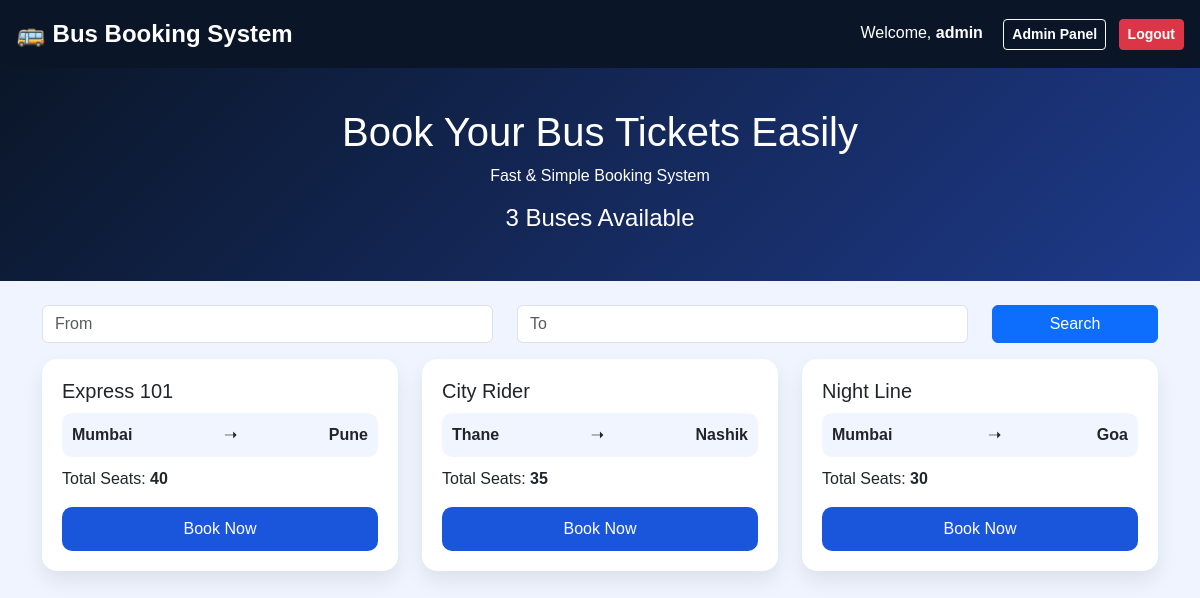
The page / (signed in) on the database its author committed.
### tables this page shows
CREATE TABLE IF NOT EXISTS buses (
    id INT AUTO_INCREMENT PRIMARY KEY,
    bus_name VARCHAR(100),
    source VARCHAR(100),
    destination VARCHAR(100),
    seats INT
);

### index.php (the view, shortened to what this page needs)
<?php
$host = "localhost";
$user = "root";
$pass = "";
$db   = "bus_booking";
$conn = new mysqli($host, $user, $pass, $db);
$query = "SELECT * FROM buses";
$result = $conn->query($query);
$buses = [];
if ($result && $result->num_rows > 0) {
    $buses = $result->fetch_all(MYSQLI_ASSOC);
}
$totalBuses = count($buses);
?>
<!DOCTYPE html>
<html lang="en">
<head>
<link href="https://cdn.jsdelivr.net/npm/bootstrap@5.3.3/dist/css/bootstrap.min.css" rel="stylesheet">
</head>
<body>
<div class="navbar p-3 d-flex justify-content-between">
    <a href="index.php" class="fs-4">🚌 Bus Booking System</a>
    <div>
        <?php if(isset($_SESSION['user_id'])): ?>
            <span class="text-white me-3">Welcome, <b><?= htmlspecialchars($_SESSION['username']) ?></b></span>
            <?php if($_SESSION['role'] === 'admin'): ?>
                <a href="admin.php" class="btn btn-sm btn-outline-light me-2">Admin Panel</a>
            <?php endif; ?>
            <a href="logout.php" class="btn btn-sm btn-danger">Logout</a>
        <?php else: ?>
            <a href="login.php?role=admin" class="btn btn-sm btn-warning me-2 fw-bold text-dark">Admin Login</a>
            <a href="login.php" class="btn btn-sm btn-success me-2">User Login</a>
            <a href="register.php" class="btn btn-sm btn-primary">Register</a>
        <?php endif; ?>
    </div>
</div>
<div class="hero">
    <h1>Book Your Bus Tickets Easily</h1>
    <p>Fast & Simple Booking System</p>
    <h4><?= $totalBuses ?> Buses Available</h4>
</div>
<div class="container mt-4">
    <div class="row mb-3">
        <div class="col-md-5">
            <input type="text" id="from" class="form-control" placeholder="From">
        </div>
        <div class="col-md-5">
            <input type="text" id="to" class="form-control" placeholder="To">
        </div>
        <div class="col-md-2">
            <button class="btn btn-primary w-100" onclick="fetchBuses()">Search</button>
        </div>
    </div>
    <div class="row g-4" id="busResults">
    <?php foreach ($buses as $row): ?>
        <div class="col-md-4">
            <div class="bus-card">
                <h5><?= htmlspecialchars($row['bus_name']) ?></h5>
                <div class="route">
                    <span><b><?= htmlspecialchars($row['source']) ?></b></span>
                    ➝
                    <span><b><?= htmlspecialchars($row['destination']) ?></b></span>
                </div>
                <p>
                    Total Seats: <strong><?= (int)$row['seats'] ?></strong>
                </p>
                <a href="book.php?bus_id=<?= (int)$row['id'] ?>" class="btn-book">
                    Book Now
                </a>
            </div>
        </div>
    <?php endforeach; ?>
    </div>
</div>
</body>
</html>

### index.php (style rules this page uses)
body { font-family: Arial; background: #f0f4ff; }
.navbar { background: #0a1628; }
.navbar a { color: white; text-decoration: none; font-weight: bold; }
.hero { background: linear-gradient(135deg,#0a1628,#1e3a8a); color: white; text-align: center; padding: 40px; }
.bus-card { background: white; padding: 20px; border-radius: 15px; box-shadow: 0 10px 20px rgba(0,0,0,0.08); transition: 0.3s; }
.route { display: flex; justify-content: space-between; background: #f1f5ff; padding: 10px; border-radius: 10px; margin: 10px 0; }
.btn-book { background: #1a56db; color: white; padding: 10px; display: block; text-align: center; border-radius: 10px; text-decoration: none; margin-top: 10px; }

### rows shown on the page
buses: bus_name "Express 101", source "Mumbai", destination "Pune", seats "40"
buses: bus_name "City Rider", source "Thane", destination "Nashik", seats "35"
buses: bus_name "Night Line", source "Mumbai", destination "Goa", seats "30"

### other values the page prints
$_SESSION['username'] "admin"
$totalBuses "3"
